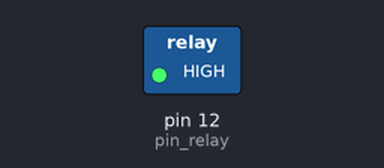
The sketch below on a simulated Arduino Uno, built with avr-gcc and run on an emulated ATmega328P. Shown: switched loads named in the sketch (green lamp = pin HIGH).

Above: at 1.0 s.
At 3.0 s:
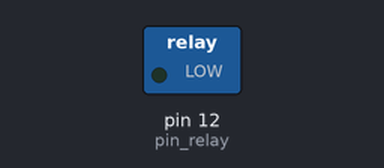
Timing chart, 0 to 5.2 s (numbered marks = the images above):
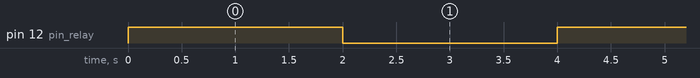

The sketch:

So-testar-RELAY.ino
```cpp
#define pin_relay 12

void ligarRelay() {
  digitalWrite(pin_relay, HIGH);
}

void desligarRelay() {
  digitalWrite(pin_relay, LOW);
}

void setup() {
  pinMode(pin_relay, OUTPUT);
}

void loop() {
  ligarRelay();
  delay(2000);
  desligarRelay();
  delay(2000);
}
```

Measured:
- by itself, pin 12 (pin_relay): alternates HIGH for 2.0 s and LOW for 2.0 s
